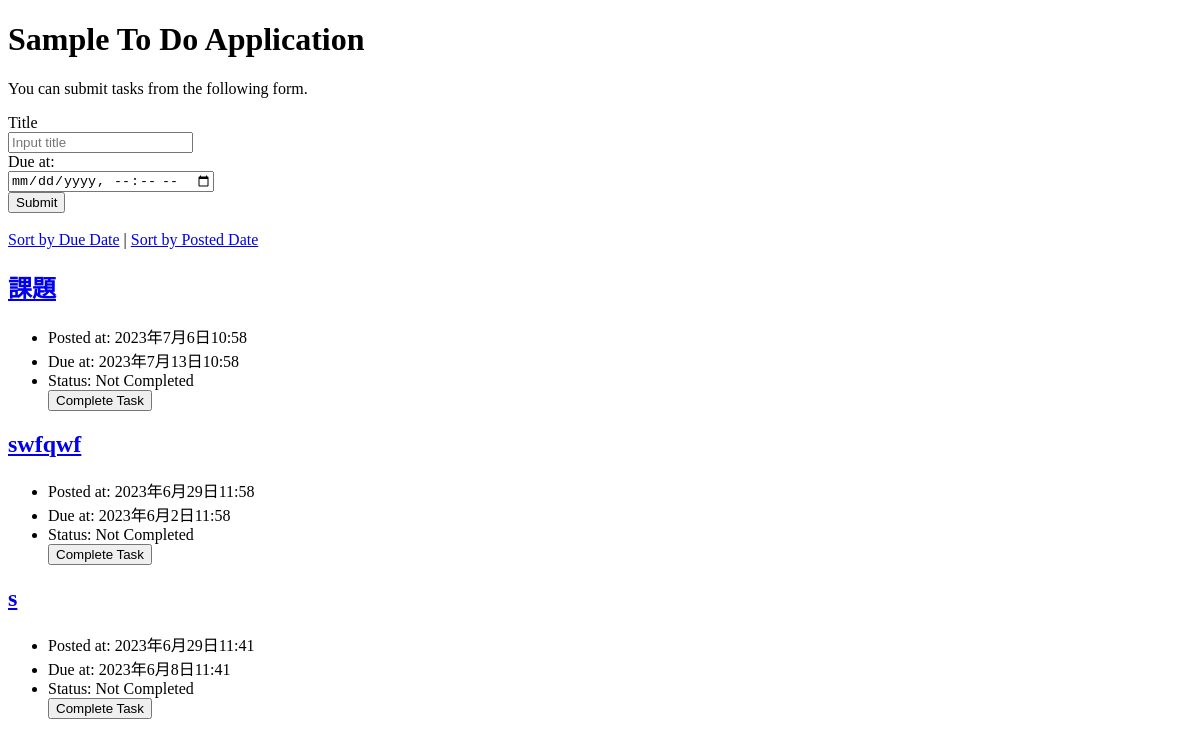
The app's page /, older data.
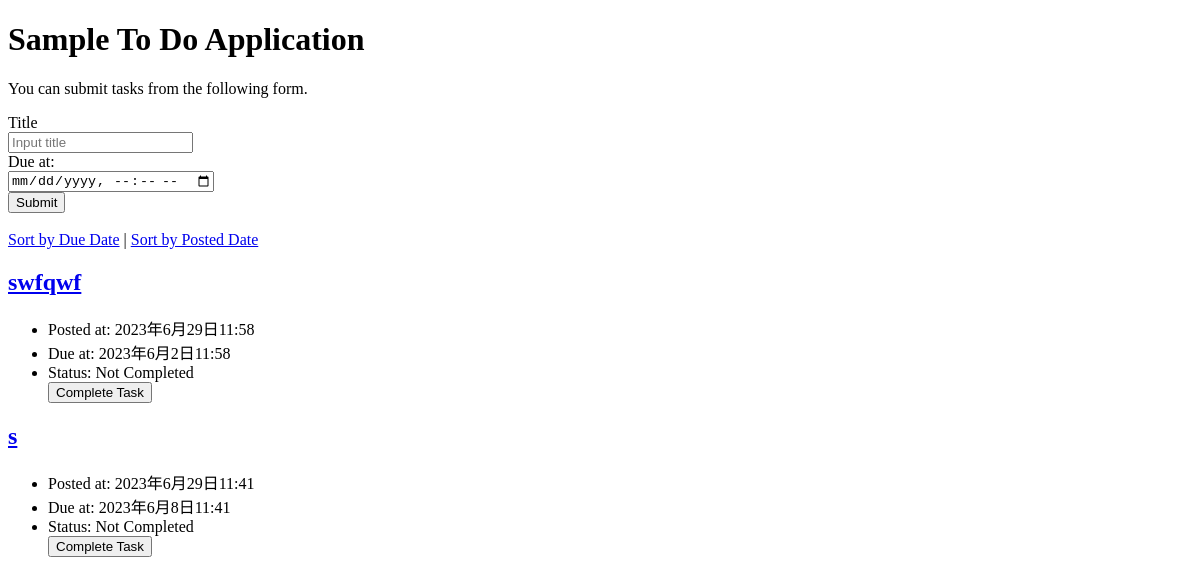
The same page, newer data.
### todo/models.py (models this page shows, shortened)
class Task(models.Model):
    title = models.CharField(max_length=100)
    completed = models.BooleanField(default=False)
    posted_at = models.DateTimeField(default=timezone.now)
    due_at = models.DateTimeField(null=True, blank=True)

### todo/views.py (the view)
# urls.py: path('', todo_views.index, name='index'),
def index(request):
    if request.method == 'POST':
        task = Task(title=request.POST['title'],
                    due_at=make_aware(parse_datetime(request.POST['due_at'])))
        task.save()
    if request.GET.get('order') == 'due':
        tasks = Task.objects.order_by('due_at')
    else:
        tasks = Task.objects.order_by('-posted_at')
    context = {
            'tasks': tasks
    }
    return render(request, 'todo/index.html', context)

### todo/templates/todo/index.html (shortened to what this page needs)
{% load static %}
<!DOCTYPE html>
<html lang="ja">
  <head>
  </head>
  <body>
    <h1>Sample To Do Application</h1>
    <p>You can submit tasks from the following form.</p>
    <form action="{% url 'index' %}" method="post">
      <div>
        <label for="titleInput">Title</label><br>
        <input id="titleInput" name="title" type="text" placeholder="Input title">
      </div>
      <div>
        <label for="dueInput">Due at:</label><br>
        <input id="dueInput" name="due_at" type="datetime-local">
      </div>
      <div>
        <button type="submit">Submit</button>
      </div>
    </form>
    <br>
    <div>
      <a href="{% url 'index' %}?order=due">Sort by Due Date</a> |
      <a href="{% url 'index' %}?order=post">Sort by Posted Date</a>
    </div>
    {% for task in tasks %}
    <div class="text">
      <h2><a href="{% url 'detail' task.id %}">{{ task.title }}</a></h2>
      <ul>
        <li>Posted at: {{ task.posted_at }}</li>
        {% if task.due_at %}
        <li>Due at: {{ task.due_at }}</li>
        {% endif %}
        {% if task.completed %}
        <li>Status: Completed</li>
        {% else %}
        <li>Status: Not Completed</li>
        <form action="{% url 'complete_task' task.id %}" method="post">
          <button type="submit">Complete Task</button>
        </form>
        {% endif %}
      </ul>
    </div>
    {% endfor %}
  </body>
</html>

Row changes from the older to the newer data that the page shows:
removed Task: title "課題", posted_at "2023年7月6日10:58", due_at "2023年7月13日10:58", completed "Status: Not Completed"
